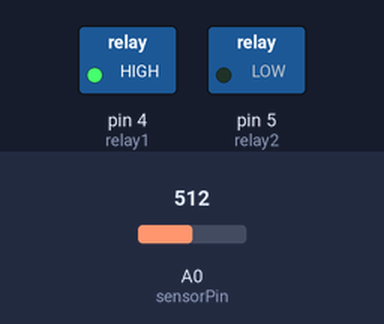
A sketch run on a simulated Arduino Uno, built with avr-gcc and run on an emulated ATmega328P. On the bench: switched loads named in the sketch (green lamp = pin HIGH). Inputs (shaded band) come from the test bench; at power-on: A0 (sensorPin) = 512. What the sketch prints to the serial monitor is not drawn.

Above: at 3.3 s.
3.4 s: A0 (sensorPin) set to 991
7.2 s: A0 (sensorPin) set to 1017
At 8.8 s:
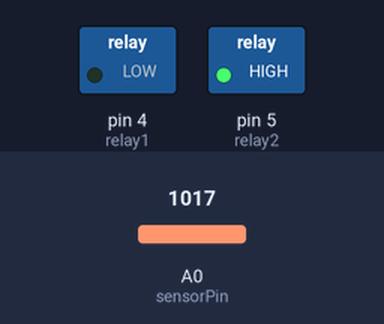
10.5 s: A0 (sensorPin) set to 990
At 14.1 s:
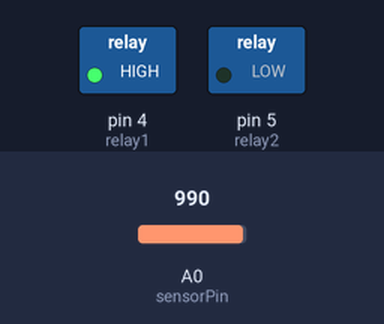
15.0 s: A0 (sensorPin) set to 1010
At 16.4 s:
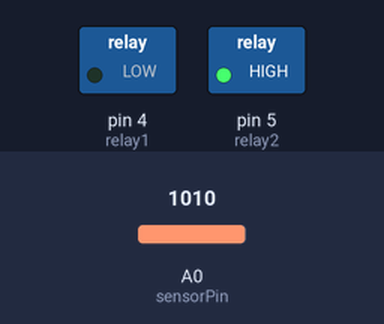
Timing chart, 0 to 18.0 s (numbered marks = the images above; inputs shaded):
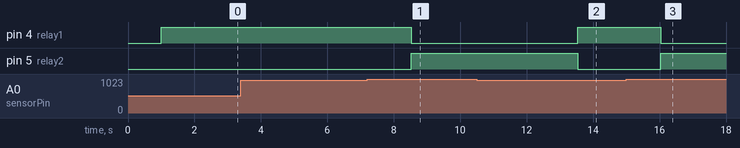

The sketch:

V2V_communication__optional_code_for_LCD_display_.ino
```cpp
#include <LiquidCrystal.h> //library for LCD

// initialize the library with the numbers of the interface pins
LiquidCrystal lcd(7, 12, 8, 9, 10, 11);
 //LiquidCrystal lcd(rs, en, d4, d5, d6, d7);


int sensorPin = A0;    // select the input pin for the potentiometer
int relay1 = 4;      // select the pin for the LED
int relay2 = 5;
int sensorValue = 0;  // variable to store the value coming from the sensor

void setup() {

   Serial.begin(9600);
  // declare the ledPin as an OUTPUT:
  pinMode(relay1, OUTPUT);
  pinMode(relay2, OUTPUT);
}

void loop() {
  // read the value from the sensor:
  sensorValue = analogRead(sensorPin);
  // turn the ledPin on

  Serial.print("sensorValue ===: ");
  Serial.println(sensorValue);
 delay(500);


lcd.clear();//clearing the LCD display
  lcd.display();//Turning on the display again


 lcd.setCursor(1,1);//Setting cursor on LCD
 lcd.print("V2V com - LiFi");//Prints on the LCD

  delay(500);

  if( sensorValue<1000)
  {
     digitalWrite(relay1, HIGH);
     digitalWrite(relay2, LOW);

      Serial.print("Object Detected");
      delay(500);

     lcd.clear();//clearing the LCD display
     lcd.display();//Turning on the display again
     lcd.setCursor(1,0);//Setting cursor on LCD
     lcd.print("Object Not Detected");//prints on LCD

     delay(1000);
  }
  else
  {
    Serial.print("Object NOT Detected");
    digitalWrite(relay1, LOW);
     digitalWrite(relay2, HIGH);
  lcd.clear();//clearing the LCD display
     lcd.display();//Turning on the display again
     lcd.setCursor(1,0);//Setting cursor on LCD
     lcd.print("Object Detected");//prints on LCD

     delay(1000);
      delay(500);
  }


}
```

Measured:
- the behaviour switches between 999 and 1000 on A0 (sensorPin) (found by bisection; images 0 and 1)
- after the input at 3.4 s, every drawn part: stays the same
- after the input at 7.2 s, pin 4 (relay1): HIGH → LOW after 1.3 s; pin 5 (relay2): LOW → HIGH after 1.3 s
- after the input at 10.5 s, pin 4 (relay1): LOW → HIGH after 3.0 s; pin 5 (relay2): HIGH → LOW after 3.0 s
- after the input at 15.0 s, pin 4 (relay1): HIGH → LOW after 1.0 s; pin 5 (relay2): LOW → HIGH after 1.0 s
